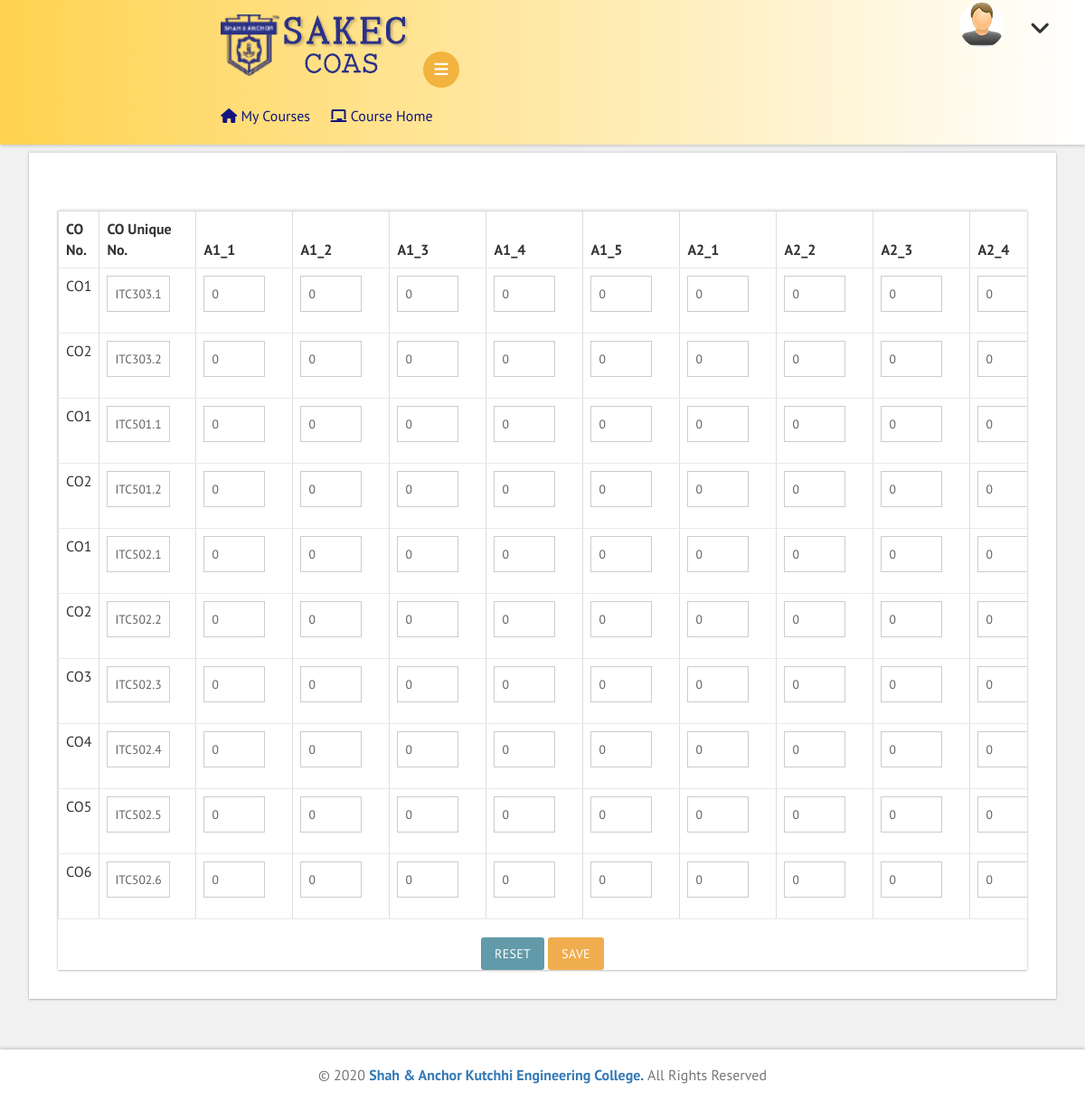
The app's page /edm/assignment_mapping.php with its own data.
### tables this page shows
CREATE TABLE `co_list` (
  `trans_id` varchar(30) NOT NULL,
  `co_id` varchar(30) NOT NULL,
  `course_id` varchar(15) DEFAULT NULL,
  `co_no` varchar(3) DEFAULT NULL,
  `sem` int(2) DEFAULT NULL,
  `co_stmt` varchar(1000) DEFAULT NULL,
  `bl_level` varchar(3) DEFAULT NULL,
  `weightage` float DEFAULT NULL,
  `syll_module` int(2) DEFAULT NULL,
  `pso` varchar(50) DEFAULT NULL,
  `pi_po` varchar(200) DEFAULT NULL,
  `term` varchar(10) DEFAULT NULL
);

### edm/assignment_mapping.php (the view, shortened to what this page needs)
<!DOCTYPE HTML>
<html>
<head>
<link href="css/bootstrap.css" rel='stylesheet' type='text/css' />
<link href="css/style.css" rel='stylesheet' type='text/css' />
<link rel="stylesheet" href="https://cdnjs.cloudflare.com/ajax/libs/font-awesome/4.7.0/css/font-awesome.min.css">
<link href='css/SidebarNav.min.css' media='all' rel='stylesheet' type='text/css'/>
<link href="css/custom.css" rel="stylesheet">
<link rel="stylesheet" href="https://cdnjs.cloudflare.com/ajax/libs/bootstrap-select/1.7.5/css/bootstrap-select.min.css">
</head>
<body id="mainclass" class="cbp-spmenu-push-toright">
	<div class="main-content">
		<?php
		include "theory_course_pages_sidebar.php";
		?>
		<div id="page-wrapper">
		<div class="row">
			<h3 class="title1"><b>CO - Assignment Mapping</b> (<?php echo $_SESSION['course_id']; ?>):</h3>
				<div class="form-three widget-shadow">
				<div class=" panel-body-inputin">
				<form id="co_am_form" onsubmit="return checkTotal()" action="assignment_co_save.php" class="form-horizontal" enctype="multipart/form-data" method="POST">
				<div class="table-responsive bs-example widget-shadow" data-example-id="contextual-table">
				<table class="table table-bordered">
				<?php
				include 'login_config.php';
				$course_id=$_SESSION['course_id'];
				$assignment=array();
				$co_qry="SELECT * FROM `co_list` WHERE `co_id` LIKE '$course_id%'";
				$assignment_qry="SELECT `A1_1`,`A1_2`,`A1_3`,`A1_4`,`A1_5`,`A2_1`,`A2_2`,`A2_3`,`A2_4`,`A2_5` FROM `assignment_co` WHERE `course_id`='$course_id'";
				$co_assignment_qry="SELECT * FROM `assignment_co` WHERE `course_id`='$course_id'";
				$co_assignment_result = mysqli_query($conn,$co_assignment_qry);
				$co_result = mysqli_query($conn,$co_qry);
				if (mysqli_num_rows($co_result) > 0)
				{
					$assignment_result = mysqli_query($conn,$assignment_qry);
					$fieldinfo = $assignment_result -> fetch_fields();
					foreach ($fieldinfo as $val) {
    					$assignment[]=$val -> name;
  					}
				}
				?>
				<thead>
				<th>CO No.</th><th>CO Unique No.</th>
				<?php
					for($y=0;$y<sizeof($assignment);$y++)
					{
						echo "<th>".$assignment[$y]."</th>";
					}
				?>
				</thead>
				<tbody id="co_am">
				<?php
				$no=1;
				if (mysqli_num_rows($co_assignment_result) > 0)
				{
					while($co_assignment_row = mysqli_fetch_assoc($co_assignment_result))
					{
						$sum=0;
						echo "<tr class='table_row'>";
						echo "<td>CO".$no."</td>";
						echo "<td><div class='form-group'><div class='col-md-10'><div class='input-group'><input type='text' name='co_id[]' class='form-control1' value=".$co_assignment_row['co_id']." readonly></div></div></div></td>";
						for($y=0;$y<sizeof($assignment);$y++)
						{
							echo "<td><div class='form-group'><div class='col-md-10'><div class='input-group'><input type='number' name='".$assignment[$y]."[]' value='".$co_assignment_row[$assignment[$y]]."' class='form-control1' value=0 max='100' min='0' onchange='calculateSum(this)' oninput='validity.valid || (value=0);' readonly style='background-color:#dfdfdf;'></div></div></div></td>";
							$sum+=$co_assignment_row[$assignment[$y]];
						}
						echo "<td><div class='form-group'><div class='col-md-6'><input type='number' name='total[]' class='form-control1' value='".$sum."' max='100' min='100' readonly style='background-color:#C0C0C0; width:80px;'></div><div class='col-md-6'></div></div></td>";
						echo "</tr>";
					}
				}
				else
				{
					if (mysqli_num_rows($co_result) > 0)
					{
						while($co_row = mysqli_fetch_assoc($co_result))
						{
							echo "<tr class='table_row'>";
							echo "<td>".$co_row['co_no']."</td>";
							echo "<td><div class='form-group'><div class='col-md-10'><div class='input-group'><input type='text' name='co_id[]' class='form-control1' value=".$co_row['co_id']." readonly></div></div></div></td>";
							for($y=0;$y<sizeof($assignment);$y++)
							{
								echo "<td><div class='form-group'><div class='col-md-10'><div class='input-group'><input type='number' name='".$assignment[$y]."[]' class='form-control1' value=0 max='100' min='0' onchange='calculateSum(this)' oninput='validity.valid || (value=0);'></div></div></div></td>";
							}
							echo "</tr>";
						}
					}
				}
				?>
				</tbody></table>
				<center><button type="reset" class="btn btn-default">Reset</button>   <button type="submit" class="btn btn-warning">Save</button></center>
				</form>
				</div>
				</div>
				</div>
		</div>
		</div>
	<div class="footer">
	   <p>&copy; 2020 <a target="_blank" href="http://shahandanchor.com/">Shah & Anchor Kutchhi Engineering College.</a> All Rights Reserved </p>
	</div>
</body>
</html>

### edm/theory_course_pages_sidebar.php (shortened to what this page needs)
<html>
<head>
<link href='css/SidebarNav.min.css' media='all' rel='stylesheet' type='text/css'/>
</head>
<body>
	<div class="sticky-header header-section ">
			<div class="header-left">
			<a class="navbar-brand" href="index.html"><img width="100%" src="images/edm_logo.png"></a><br/><br/>
				<button id="showLeftPush"><i class="fa fa-bars"></i></button>
				<div class="profile_details_left">
					<ul class="nofitications-dropdown">
						<li class="dropdown head-dpdn">
							<a href="user_dashboard.php" class="dropdown-toggle" aria-expanded="false"><i class="fa fa-home"></i> My Courses </a>
						</li>
						<li class="dropdown head-dpdn">
							<a href="theory_course_home.php" class="dropdown-toggle" aria-expanded="false"><i class="fas fa-chalkboard"></i> Course Home </a>
						</li>
					</ul>
					<div class="clearfix"> </div>
				</div>
				<div class="clearfix"> </div>
			</div>
			<div class="header-right">
				<div class="profile_details">
					<ul>
						<li class="dropdown profile_details_drop">
							<a href="#" class="dropdown-toggle" data-toggle="dropdown" aria-expanded="false">
								<div class="profile_img">
									<span class="prfil-img"><img src="images/2.jpg" alt=""> </span>
									<i class="fa fa-angle-down lnr"></i>
								</div>
							</a>
						</li>
					</ul>
				</div>
				<div class="clearfix"> </div>
			</div>
			<div class="clearfix"> </div>
		</div>
		</body>
</html>

### edm/css/custom.css (style rules this page uses)
#page-wrapper { padding:5em 2em 2.5em; background-color: #F1F1F1; }

### edm/assignment_mapping.php (style rules this page uses)
.table_row td .form-group { width:120px; }

### records on screen
co_list: co_no "CO1", co "ITC303.1"
co_list: co_no "CO2", co "ITC303.2"
co_list: co_no "CO1", co "ITC501.1"
co_list: co_no "CO2", co "ITC501.2"
co_list: co_no "CO1", co "ITC502.1"
co_list: co_no "CO2", co "ITC502.2"
co_list: co_no "CO3", co "ITC502.3"
co_list: co_no "CO4", co "ITC502.4"
co_list: co_no "CO5", co "ITC502.5"
co_list: co_no "CO6", co "ITC502.6"

### other values on screen
$assignment[$y] "A1_1"
$assignment[$y] "A1_2"
$assignment[$y] "A1_3"
$assignment[$y] "A1_4"
$assignment[$y] "A1_5"
$assignment[$y] "A2_1"
$assignment[$y] "A2_2"
$assignment[$y] "A2_3"
$assignment[$y] "A2_4"
